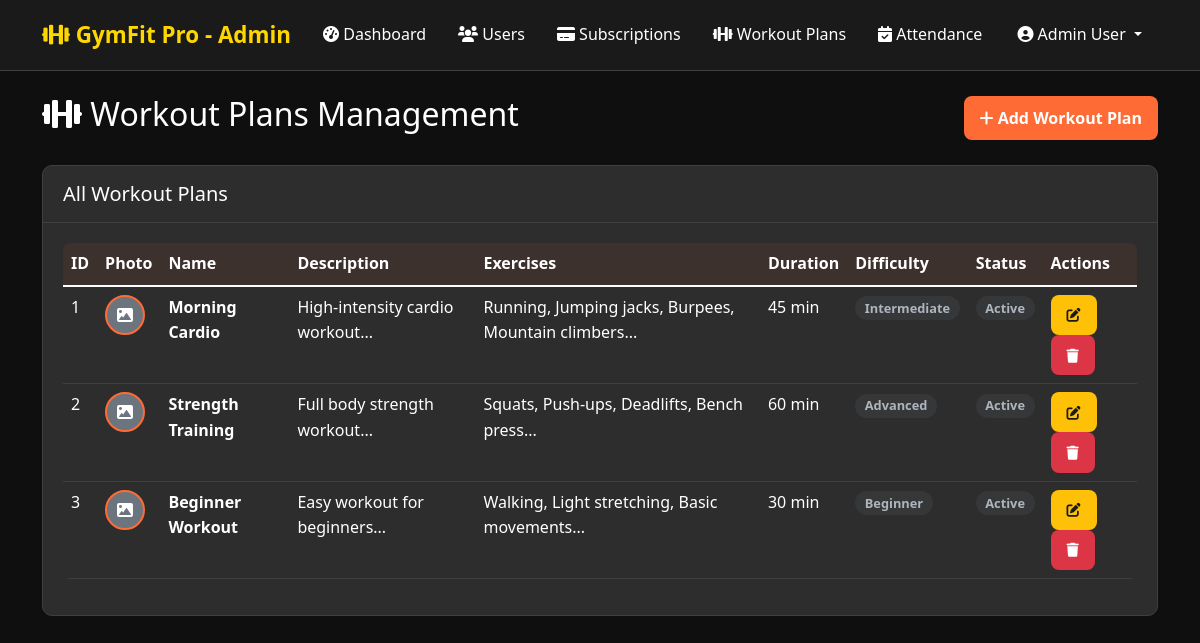
The app's page /admin/workout-plans.php (signed in) with its own data.
### tables this page shows
CREATE TABLE workout_plans (
    id INT AUTO_INCREMENT PRIMARY KEY,
    name VARCHAR(100) NOT NULL,
    description TEXT,
    exercises TEXT NOT NULL,
    duration_minutes INT,
    difficulty_level ENUM('beginner', 'intermediate', 'advanced') DEFAULT 'beginner',
    cover_photo VARCHAR(255) NULL,
    created_by INT NOT NULL,
    status ENUM('active', 'inactive') DEFAULT 'active',
    created_at TIMESTAMP DEFAULT CURRENT_TIMESTAMP,
    updated_at TIMESTAMP DEFAULT CURRENT_TIMESTAMP ON UPDATE CURRENT_TIMESTAMP,
    FOREIGN KEY (created_by) REFERENCES users(id) ON DELETE CASCADE
);

### includes/WorkoutPlan.php (called while the page is built, shortened)
<?php
class WorkoutPlan {
    private $conn;
    private $table_name = "workout_plans";
    public function __construct($db) {
        $this->conn = $db;
    }
    public function getAllWorkoutPlans() {
        $query = "SELECT wp.*, u.first_name, u.last_name
                  FROM " . $this->table_name . " wp
                  JOIN users u ON wp.created_by = u.id
                  WHERE wp.status = 'active'
                  ORDER BY wp.created_at DESC";
        $stmt = $this->conn->prepare($query);
        $stmt->execute();
        return $stmt->fetchAll(PDO::FETCH_ASSOC);
    }
}

### admin/workout-plans.php (the view, shortened to what this page needs)
<?php
require_once '../includes/Database.php';
require_once '../includes/auth.php';
require_once '../includes/WorkoutPlan.php';
$database = new Database();
$db = $database->getConnection();
$workoutPlan = new WorkoutPlan($db);
$workout_plans = $workoutPlan->getAllWorkoutPlans();
?>
<!DOCTYPE html>
<html lang="en">
<head>
    <link href="https://cdn.jsdelivr.net/npm/bootstrap@5.1.3/dist/css/bootstrap.min.css" rel="stylesheet">
    <link href="https://cdnjs.cloudflare.com/ajax/libs/font-awesome/6.0.0/css/all.min.css" rel="stylesheet">
    <link href="../assets/css/style.css" rel="stylesheet">
</head>
<body>
    <nav class="navbar navbar-expand-lg navbar-dark">
        <div class="container">
            <a class="navbar-brand" href="dashboard.php">
                <i class="fas fa-dumbbell"></i> GymFit Pro - Admin
            </a>
            <div class="collapse navbar-collapse">
                <ul class="navbar-nav me-auto">
                    <li class="nav-item">
                        <a class="nav-link" href="dashboard.php">
                            <i class="fas fa-tachometer-alt"></i> Dashboard
                        </a>
                    </li>
                    <li class="nav-item">
                        <a class="nav-link" href="users.php">
                            <i class="fas fa-users"></i> Users
                        </a>
                    </li>
                    <li class="nav-item">
                        <a class="nav-link" href="subscriptions.php">
                            <i class="fas fa-credit-card"></i> Subscriptions
                        </a>
                    </li>
                    <li class="nav-item">
                        <a class="nav-link active" href="workout-plans.php">
                            <i class="fas fa-dumbbell"></i> Workout Plans
                        </a>
                    </li>
                    <li class="nav-item">
                        <a class="nav-link" href="attendance.php">
                            <i class="fas fa-calendar-check"></i> Attendance
                        </a>
                    </li>
                </ul>
                <ul class="navbar-nav">
                    <li class="nav-item dropdown">
                        <a class="nav-link dropdown-toggle" href="#" id="navbarDropdown" role="button" data-bs-toggle="dropdown">
                            <i class="fas fa-user-circle"></i> <?php echo getUserName(); ?>
                        </a>
                    </li>
                </ul>
            </div>
        </div>
    </nav>
    <div class="container mt-4">
        <div class="d-flex justify-content-between align-items-center mb-4">
            <h2><i class="fas fa-dumbbell"></i> Workout Plans Management</h2>
            <button class="btn btn-primary" data-bs-toggle="modal" data-bs-target="#workoutModal">
                <i class="fas fa-plus"></i> Add Workout Plan
            </button>
        </div>
        <div class="card">
            <div class="card-header">
                <h5 class="mb-0">All Workout Plans</h5>
            </div>
            <div class="card-body">
                <div class="table-responsive">
                    <table class="table table-hover">
                        <thead>
                            <tr>
                                <th>ID</th>
                                <th>Photo</th>
                                <th>Name</th>
                                <th>Description</th>
                                <th>Exercises</th>
                                <th>Duration</th>
                                <th>Difficulty</th>
                                <th>Status</th>
                                <th>Actions</th>
                            </tr>
                        </thead>
                        <tbody>
                            <?php foreach ($workout_plans as $plan): ?>
                                <tr>
                                    <td><?php echo $plan['id']; ?></td>
                                    <td>
                                        <?php if (!empty($plan['cover_photo'])): ?>
                                            <img src="../uploads/<?php echo $plan['cover_photo']; ?>" class="profile-img-sm" alt="Cover">
                                        <?php else: ?>
                                            <div class="profile-img-sm bg-secondary d-flex align-items-center justify-content-center">
                                                <i class="fas fa-image"></i>
                                            </div>
                                        <?php endif; ?>
                                    </td>
                                    <td><strong><?php echo $plan['name']; ?></strong></td>
                                    <td><?php echo substr($plan['description'], 0, 50) . '...'; ?></td>
                                    <td><?php echo substr($plan['exercises'], 0, 50) . '...'; ?></td>
                                    <td><?php echo $plan['duration_minutes']; ?> min</td>
                                    <td><?php echo getDifficultyBadge($plan['difficulty_level']); ?></td>
                                    <td><?php echo getStatusBadge($plan['status']); ?></td>
                                    <td>
                                        <button class="btn btn-warning btn-sm"
                                                onclick="editWorkoutPlan(<?php echo htmlspecialchars(json_encode($plan)); ?>)">
                                            <i class="fas fa-edit"></i>
                                        </button>
                                        <a href="workout-plans.php?delete=<?php echo $plan['id']; ?>"
                                           class="btn btn-danger btn-sm"
                                           onclick="return confirm('Are you sure you want to delete this workout plan?')">
                                            <i class="fas fa-trash"></i>
                                        </a>
                                    </td>
                                </tr>
                            <?php endforeach; ?>
                        </tbody>
                    </table>
                </div>
            </div>
        </div>
    </div>
</body>
</html>

### includes/auth.php (shortened to what this page needs)
<?php
function getUserName() {
    return $_SESSION['first_name'] . ' ' . $_SESSION['last_name'];
}
function getStatusBadge($status) {
    $badges = [
        'active' => '<span class="badge badge-success">Active</span>',
        'inactive' => '<span class="badge badge-secondary">Inactive</span>',
        'pending' => '<span class="badge badge-warning">Pending</span>',
        'expired' => '<span class="badge badge-danger">Expired</span>',
        'cancelled' => '<span class="badge badge-dark">Cancelled</span>',
        'paid' => '<span class="badge badge-success">Paid</span>',
        'failed' => '<span class="badge badge-danger">Failed</span>'
    ];
    return $badges[$status] ?? '<span class="badge badge-secondary">' . ucfirst($status) . '</span>';
}
function getDifficultyBadge($difficulty) {
    $badges = [
        'beginner' => '<span class="badge badge-success">Beginner</span>',
        'intermediate' => '<span class="badge badge-warning">Intermediate</span>',
        'advanced' => '<span class="badge badge-danger">Advanced</span>'
    ];
    return $badges[$difficulty] ?? '<span class="badge badge-secondary">' . ucfirst($difficulty) . '</span>';
}

### assets/css/style.css (style rules this page uses)
:root { --primary-orange: #ff6b35; --secondary-orange: #ff8c42; --dark-orange: #e55a2b; --gold: #ffd700; --dark-gold: #b8860b; --dark-bg: #1a1a1a; --darker-bg: #0f0f0f; --card-bg: #2d2d2d; --text-light: #ffffff; --text-muted: #cccccc; --border-color: #404040; --success: #28a745; --warning: #ffc107; --danger: #dc3545; --info: #17a2b8; }
* { margin: 0; padding: 0; box-sizing: border-box; }
body { font-family: 'Segoe UI', Tahoma, Geneva, Verdana, sans-serif; background: var(--darker-bg); color: var(--text-light); min-height: 100vh; line-height: 1.6; }
.navbar { background: var(--dark-bg); border-bottom: 1px solid var(--border-color); box-shadow: none; padding: 0.75rem 0; }
.navbar-brand { font-size: 1.4rem; font-weight: 700; color: var(--gold) !important; }
.navbar-nav .nav-link { color: var(--text-light) !important; font-weight: 500; margin: 0 0.5rem; transition: color 0.2s ease; }
.card { background: var(--card-bg); border: 1px solid var(--border-color); border-radius: 10px; box-shadow: none; transition: border-color 0.2s ease, background-color 0.2s ease; overflow: hidden; }
.card-header { background: transparent; color: var(--text-light); font-weight: 700; border: 0; padding: 1rem 1.25rem; border-bottom: 1px solid var(--border-color); }
.card-body { padding: 1.25rem; }
.btn { border-radius: 8px; font-weight: 600; padding: 0.6rem 1rem; transition: background-color 0.2s ease, color 0.2s ease; border: none; }
.btn-primary { background: var(--primary-orange); color: white; }
.btn-warning { background: var(--warning); color: #1a1a1a; }
.btn-danger { background: var(--danger); color: white; }
.table { color: var(--text-light); background: var(--card-bg); border-radius: 8px; overflow: hidden; }
.table thead th { background: rgba(255, 107, 53, 0.08); color: var(--text-light); border: 0; font-weight: 600; text-transform: none; letter-spacing: 0; }
.table tbody tr { border-bottom: 1px solid var(--border-color); transition: all 0.3s ease; }
.badge { padding: 0.35rem 0.6rem; border-radius: 999px; font-weight: 600; text-transform: none; letter-spacing: 0; font-size: 0.8rem; }
.badge-secondary { background: rgba(108, 117, 125, 0.15); color: #adb5bd; }
.profile-img-sm { width: 40px; height: 40px; border-radius: 50%; border: 2px solid var(--primary-orange); object-fit: cover; }

### records on screen
workout_plans: id "1", name "Morning Cardio", description "High-intensity cardio workout", exercises "Running, Jumping jacks, Burpees, Mountain climbers", duration_minutes "45", difficulty_level "Intermediate", status "Active"
workout_plans: id "2", name "Strength Training", description "Full body strength workout", exercises "Squats, Push-ups, Deadlifts, Bench press", duration_minutes "60", difficulty_level "Advanced", status "Active"
workout_plans: id "3", name "Beginner Workout", description "Easy workout for beginners", exercises "Walking, Light stretching, Basic movements", duration_minutes "30", difficulty_level "Beginner", status "Active"

### other values on screen
getUserName() "Admin User"
